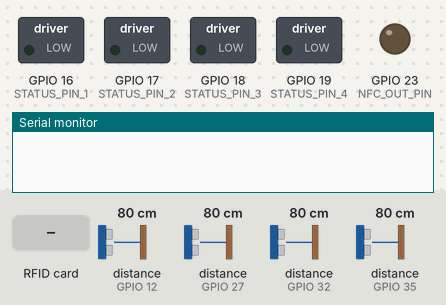
Recording of a sketch running on a simulated ESP32. On the bench: switched loads named in the sketch (green lamp = pin HIGH), output pins drawn as LEDs (lit = HIGH), the last lines printed to the serial monitor. Wiring (inferred from the names in the program): 4 × ultrasonic range finder: trigger GPIO 14, echo GPIO 12 / trigger GPIO 25, echo GPIO 35 / trigger GPIO 26, echo GPIO 27 / trigger GPIO 33, echo GPIO 32. The inputs (shaded band) are chosen by the test bench; at power-on: distance to the obstacle (sensors on GPIO 12, GPIO 27, GPIO 32, GPIO 35) 80 cm. The echo pulse lasts 58.3 µs per cm; EEPROM starts erased; pins used as bus, display or sensor lines are not drawn.

Above: at 0.0 s.
At 1.4 s:
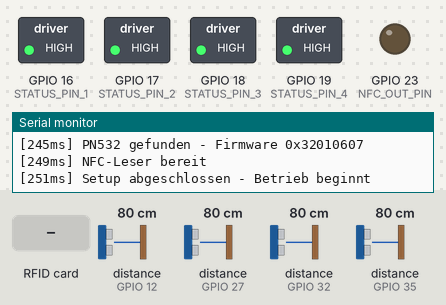
1.5 s: RFID card 5E 7A 19 C4 held to the reader
At 2.7 s:
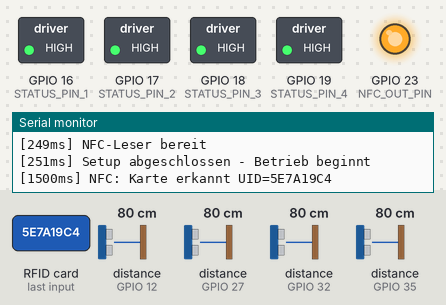
Timing chart, 0 to 5.0 s (numbered marks = the images above; inputs shaded):
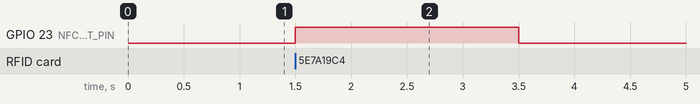

The sketch:

VendingMachine.ino
```cpp
// =============================================================
//  snackomat.ino - ESP32 Snackautomat
//  Projekt: Swiity Gruppe C (Berufsschul-Projekt)
//
//  Kommunikation zur PLC: 5 direkte Digitalleitungen
//   GPIO16-19 -> PLC DI: Fach-Status (HIGH=VOLL, LOW=LEER)
//   GPIO23    -> PLC DI: NFC erkannt (~2s HIGH-Puls bei beliebiger Karte)
//
//  Flow im loop():
//   1. NfcReader  -> Karte erkennen, NFC_OUT_PIN setzen
//   2. FachManager -> Sensoren messen, STATUS_PIN_x setzen
//   3. Watchdog zuruecksetzen
// =============================================================

#include <Arduino.h>
#include <esp_task_wdt.h>

#include "config.h"
#include "hcsr04_sensor.h"
#include "preferences_manager.h"
#include "fach_manager.h"
#include "nfc_reader.h"

PreferencesManager prefsManager;
FachManager        fachManager;
NfcReader          nfcReader;

void setup() {
    Serial.begin(DEBUG_BAUDRATE);
    delay(200);

    Serial.println();
    Serial.println("================================================");
    Serial.println("  Snackomat ESP32-Firmware (Swiity Gruppe C)");
    Serial.println("  Build: " __DATE__ " " __TIME__);
    Serial.println("================================================");

    // Watchdog aktivieren -> falls loop() haengt, Reboot
    esp_task_wdt_init(WATCHDOG_TIMEOUT_S, true);
    esp_task_wdt_add(NULL);

    prefsManager.begin();
    fachManager.begin(&prefsManager);
    nfcReader.begin();

    DBG("Setup abgeschlossen - Betrieb beginnt");
}

void loop() {
    nfcReader.update();
    fachManager.update();
    esp_task_wdt_reset();
}
```

fach_manager.cpp
```cpp
// =============================================================
//  FachManager - Implementation
// =============================================================
#include "fach_manager.h"
#include "preferences_manager.h"

static const uint8_t STATUS_PINS[ANZAHL_FAECHER] = {
    STATUS_PIN_1, STATUS_PIN_2, STATUS_PIN_3, STATUS_PIN_4
};

FachManager* FachManager::singleton = nullptr;

FachManager::FachManager()
    : aktuellerSensor(0), letzteMessung(0), prefs(nullptr) {
    for (int i = 0; i < ANZAHL_FAECHER; i++) {
        sensoren[i]          = nullptr;
        letzterLeerStatus[i] = false;
    }
}

void FachManager::begin(PreferencesManager* prefsRef) {
    singleton = this;
    prefs     = prefsRef;

    sensoren[0] = new HCSR04Sensor(1, TRIG_FACH_1, ECHO_FACH_1);
    sensoren[1] = new HCSR04Sensor(2, TRIG_FACH_2, ECHO_FACH_2);
    sensoren[2] = new HCSR04Sensor(3, TRIG_FACH_3, ECHO_FACH_3);
    sensoren[3] = new HCSR04Sensor(4, TRIG_FACH_4, ECHO_FACH_4);

    for (int i = 0; i < ANZAHL_FAECHER; i++) {
        sensoren[i]->begin();

        float ref = prefs ? prefs->ladeKalibrierung(i + 1) : -1.0f;
        if (ref > 0) sensoren[i]->setReferenz(ref);

        letzterLeerStatus[i] = prefs ? prefs->ladeBestandStatus(i + 1) : false;

        // Status-Ausgang initialisieren
        pinMode(STATUS_PINS[i], OUTPUT);
        digitalWrite(STATUS_PINS[i], letzterLeerStatus[i] ? LOW : HIGH);
    }
    DBG("FachManager initialisiert");
}

void FachManager::update() {
    updateSensoren();
}

// Round-Robin: pro Intervall misst nur EIN Sensor.
void FachManager::updateSensoren() {
    if ((millis() - letzteMessung) < SENSOR_INTERVALL_MS) return;
    letzteMessung = millis();

    if (!sensoren[aktuellerSensor]) {
        aktuellerSensor = (aktuellerSensor + 1) % ANZAHL_FAECHER;
        return;
    }

    float mm = sensoren[aktuellerSensor]->messen();
    if (mm > 0) {
        pruefeStatusAenderung(aktuellerSensor + 1);
    }

    aktuellerSensor = (aktuellerSensor + 1) % ANZAHL_FAECHER;
}

void FachManager::pruefeStatusAenderung(int fach) {
    int  idx      = fach - 1;
    bool leerJetzt = sensoren[idx]->istLeer();
    if (leerJetzt != letzterLeerStatus[idx]) {
        letzterLeerStatus[idx] = leerJetzt;
        if (prefs) prefs->speichereBestandStatus(fach, leerJetzt);
        digitalWrite(STATUS_PINS[idx], leerJetzt ? LOW : HIGH);
        DBGF("Fach %d: %s\n", fach, leerJetzt ? "LEER" : "VOLL");
    }
}

void FachManager::kalibriereFach(int fach) {
    if (fach < 1 || fach > ANZAHL_FAECHER) return;
    sensoren[fach - 1]->kalibrieren();
    float ref = sensoren[fach - 1]->getReferenz();
    if (prefs && ref > 0) prefs->speichereKalibrierung(fach, ref);
    letzterLeerStatus[fach - 1] = false;
    if (prefs) prefs->speichereBestandStatus(fach, false);
    digitalWrite(STATUS_PINS[fach - 1], HIGH);
    DBGF("Fach %d kalibriert\n", fach);
}

bool FachManager::istLeer(int fach) {
    if (fach < 1 || fach > ANZAHL_FAECHER) return false;
    return sensoren[fach - 1]->istLeer();
}
```

fach_manager.h
```cpp
// =============================================================
//  FachManager - Verwaltet alle 4 Faecher (Sensoren + GPIO-Ausgaenge)
//  Setzt STATUS_PIN_1..4 HIGH (VOLL) oder LOW (LEER) je nach Messung.
// =============================================================
#ifndef FACH_MANAGER_H
#define FACH_MANAGER_H

#include <Arduino.h>
#include "hcsr04_sensor.h"
#include "config.h"

class PreferencesManager;

class FachManager {
public:
    FachManager();

    void begin(PreferencesManager* prefs);
    void update();

    void kalibriereFach(int fach);
    bool istLeer(int fach);

private:
    void updateSensoren();
    void pruefeStatusAenderung(int fach);

    HCSR04Sensor* sensoren[ANZAHL_FAECHER];
    bool          letzterLeerStatus[ANZAHL_FAECHER];

    int           aktuellerSensor;
    unsigned long letzteMessung;

    static FachManager* singleton;
    PreferencesManager* prefs;
};

#endif
```

hcsr04_sensor.cpp
```cpp
// =============================================================
//  HCSR04Sensor - Implementation
// =============================================================
#include "hcsr04_sensor.h"
#include "config.h"

HCSR04Sensor::HCSR04Sensor(int fachNr, int trigPin, int echoPin)
    : fachNr(fachNr),
      trigPin(trigPin),
      echoPin(echoPin),
      letzterAbstand(-1.0f),
      referenzAbstand(-1.0f) {
}

void HCSR04Sensor::begin() {
    pinMode(trigPin, OUTPUT);
    pinMode(echoPin, INPUT);
    digitalWrite(trigPin, LOW);
    DBGF("Sensor Fach %d initialisiert (TRIG=%d, ECHO=%d)\n",
         fachNr, trigPin, echoPin);
}

// Eine einzelne Messung per pulseIn()
// Ablauf:
//   1. Trigger-Pin kurz (10 µs) auf HIGH
//   2. Echo-Pin misst die Dauer des HIGH-Impulses
//   3. Distanz = Dauer * Schallgeschwindigkeit / 2 (Hin + Rück)
float HCSR04Sensor::messeEinzeln() {
    // Trigger-Impuls (10 µs HIGH)
    digitalWrite(trigPin, LOW);
    delayMicroseconds(2);
    digitalWrite(trigPin, HIGH);
    delayMicroseconds(10);
    digitalWrite(trigPin, LOW);

    // Echo-Dauer messen, max. HCSR04_TIMEOUT_US warten
    unsigned long dauerUs = pulseIn(echoPin, HIGH, HCSR04_TIMEOUT_US);

    if (dauerUs == 0) {
        // Timeout -> nichts in Reichweite oder Fehler
        return -1.0f;
    }

    // Umrechnung in Millimeter
    float distanzMm = (dauerUs * SCHALL_MM_PRO_US) / 2.0f;
    return distanzMm;
}

// Hilfsfunktion: Median aus 3 Werten
static float median3(float a, float b, float c) {
    if ((a >= b && a <= c) || (a <= b && a >= c)) return a;
    if ((b >= a && b <= c) || (b <= a && b >= c)) return b;
    return c;
}

// Median aus 3 Messungen -> robust gegen Ausreißer
float HCSR04Sensor::messen() {
    float m1 = messeEinzeln();
    delay(15);  // Kurze Pause, damit sich Echo-Signale nicht überlagern
    float m2 = messeEinzeln();
    delay(15);
    float m3 = messeEinzeln();

    // Fehlerwerte (-1) durch Nachbarn ersetzen (best effort)
    if (m1 < 0 && m2 >= 0) m1 = m2;
    if (m3 < 0 && m2 >= 0) m3 = m2;
    if (m2 < 0 && m1 >= 0) m2 = m1;

    // Wenn alle Messungen fehlgeschlagen sind
    if (m1 < 0 && m2 < 0 && m3 < 0) {
        letzterAbstand = -1.0f;
        return -1.0f;
    }

    float ergebnis = median3(m1, m2, m3);
    letzterAbstand = ergebnis;
    return ergebnis;
}

void HCSR04Sensor::kalibrieren() {
    float gemessen = messen();
    if (gemessen > 0) {
        referenzAbstand = gemessen;
        DBGF("Sensor Fach %d kalibriert: %.1f mm\n", fachNr, referenzAbstand);
    } else {
        DBGF("Sensor Fach %d: Kalibrierung fehlgeschlagen (Timeout)\n", fachNr);
    }
}

bool HCSR04Sensor::istLeer() {
    // Ohne Kalibrierung kann kein LEER-Status bestimmt werden
    if (referenzAbstand < 0 || letzterAbstand < 0) {
        return false;
    }
    // LEER = aktueller Abstand deutlich größer als Referenz
    return (letzterAbstand > (referenzAbstand + LEER_SCHWELLE_MM));
}
```

hcsr04_sensor.h
```cpp
// =============================================================
//  HCSR04Sensor - Klasse für einen HC-SR04 Ultraschall-Sensor
//  Misst den Abstand zur Oberseite des Produktstapels.
// =============================================================
#ifndef HCSR04_SENSOR_H
#define HCSR04_SENSOR_H

#include <Arduino.h>

class HCSR04Sensor {
public:
    // Konstruktor: Fach-Nr (1..4), Trigger-Pin, Echo-Pin
    HCSR04Sensor(int fachNr, int trigPin, int echoPin);

    // Initialisiert die Pins (im setup() aufrufen)
    void begin();

    // Führt eine einzelne Messung aus (Abstand in mm).
    // Rückgabe -1.0f = Timeout / Fehler
    float messeEinzeln();

    // Führt 3 Messungen durch und liefert den Median in mm
    float messen();

    // Speichert den aktuellen Abstand als "VOLL"-Referenz
    void kalibrieren();

    // true, wenn aktueller Abstand > Referenz + LEER_SCHWELLE_MM
    bool istLeer();

    // Letzter gemessener Abstand in mm
    float getAbstand() const { return letzterAbstand; }

    // Referenzwert (kalibriert) in mm
    float getReferenz() const { return referenzAbstand; }

    // Referenzwert extern setzen (z.B. aus NVS laden)
    void setReferenz(float ref) { referenzAbstand = ref; }

    // Fach-Nummer (1..4)
    int getFachNr() const { return fachNr; }

private:
    int fachNr;
    int trigPin;
    int echoPin;
    float letzterAbstand;    // in mm
    float referenzAbstand;   // in mm (Kalibrierwert)
};

#endif // HCSR04_SENSOR_H
```

nfc_reader.cpp
```cpp
// =============================================================
//  NfcReader - Implementation (PN532 I2C)
//  Jede erkannte Karte (beliebige UID) setzt NFC_OUT_PIN fuer
//  NFC_OUT_DAUER_MS auf HIGH -> SPS wertet das als Kartenbestaetigung.
// =============================================================
#include "nfc_reader.h"
#include "config.h"

NfcReader::NfcReader()
    : pn532(nullptr),
      letztesPolling(0),
      nfcAusgebenBisMs(0),
      hwBereit(false) {}

void NfcReader::begin() {
    Wire.begin(PN532_SDA_PIN, PN532_SCL_PIN);

    pn532 = new Adafruit_PN532(PN532_IRQ_PIN, PN532_RST_PIN, &Wire);
    pn532->begin();

    uint32_t version = pn532->getFirmwareVersion();
    if (!version) {
        DBG("PN532 nicht gefunden! Verdrahtung pruefen.");
        hwBereit = false;
        return;
    }
    DBGF("PN532 gefunden - Firmware 0x%08X\n", version);

    pn532->SAMConfig();
    hwBereit = true;

    pinMode(NFC_OUT_PIN, OUTPUT);
    digitalWrite(NFC_OUT_PIN, LOW);
    DBG("NFC-Leser bereit");
}

void NfcReader::update() {
    if (!hwBereit) return;

    // NFC_OUT_PIN automatisch zuruecksetzen nach NFC_OUT_DAUER_MS
    if (digitalRead(NFC_OUT_PIN) == HIGH && millis() >= nfcAusgebenBisMs) {
        digitalWrite(NFC_OUT_PIN, LOW);
    }

    if ((millis() - letztesPolling) < NFC_POLL_INTERVALL_MS) return;
    letztesPolling = millis();

    uint8_t uidBuf[7];
    uint8_t uidLen = 0;

    bool gefunden = pn532->readPassiveTargetID(
        PN532_MIFARE_ISO14443A, uidBuf, &uidLen, 50);

    if (!gefunden) return;

    letzteUid = uidToHex(uidBuf, uidLen);
    DBGF("NFC: Karte erkannt UID=%s\n", letzteUid.c_str());

    digitalWrite(NFC_OUT_PIN, HIGH);
    nfcAusgebenBisMs = millis() + NFC_OUT_DAUER_MS;
}

String NfcReader::uidToHex(const uint8_t* uid, uint8_t length) {
    String result = "";
    for (int i = 0; i < length; i++) {
        if (uid[i] < 0x10) result += "0";
        result += String(uid[i], HEX);
    }
    result.toUpperCase();
    return result;
}
```

nfc_reader.h
```cpp
// =============================================================
//  NfcReader - PN532 NFC-Leser ueber I2C
//  Setzt NFC_OUT_PIN fuer ~2s HIGH wenn eine beliebige Karte
//  erkannt wird. Keine Whitelist-Pruefung.
// =============================================================
#ifndef NFC_READER_H
#define NFC_READER_H

#include <Arduino.h>
#include <Wire.h>
#include <Adafruit_PN532.h>

class NfcReader {
public:
    NfcReader();

    void begin();
    void update();

    static String uidToHex(const uint8_t* uid, uint8_t length);
    String getLetzteUid() const { return letzteUid; }

private:
    Adafruit_PN532* pn532;
    unsigned long   letztesPolling;
    unsigned long   nfcAusgebenBisMs;
    String          letzteUid;
    bool            hwBereit;
};

#endif
```

preferences_manager.cpp
```cpp
// =============================================================
//  PreferencesManager - Implementation
// =============================================================
#include "preferences_manager.h"
#include "config.h"

PreferencesManager::PreferencesManager() : geoeffnet(false) {}

void PreferencesManager::begin() {
    // NVS im Read/Write-Modus oeffnen
    geoeffnet = prefs.begin(NVS_NAMESPACE, false);
    if (geoeffnet) {
        DBG("NVS geoeffnet (Namespace: " NVS_NAMESPACE ")");
    } else {
        DBG("NVS FEHLER - Werte werden nicht persistiert!");
    }
}

float PreferencesManager::ladeKalibrierung(int fach) {
    if (!geoeffnet) return -1.0f;
    String key = "ref" + String(fach);
    float wert = prefs.getFloat(key.c_str(), -1.0f);
    DBGF("NVS lese %s = %.1f\n", key.c_str(), wert);
    return wert;
}

void PreferencesManager::speichereKalibrierung(int fach, float wertMm) {
    if (!geoeffnet) return;
    String key = "ref" + String(fach);
    prefs.putFloat(key.c_str(), wertMm);
    DBGF("NVS schreibe %s = %.1f mm\n", key.c_str(), wertMm);
}

bool PreferencesManager::ladeBestandStatus(int fach) {
    if (!geoeffnet) return false;
    String key = "leer" + String(fach);
    return prefs.getBool(key.c_str(), false);
}

void PreferencesManager::speichereBestandStatus(int fach, bool leer) {
    if (!geoeffnet) return;
    String key = "leer" + String(fach);
    prefs.putBool(key.c_str(), leer);
}

void PreferencesManager::loescheAlles() {
    if (!geoeffnet) return;
    prefs.clear();
    DBG("NVS gelöscht");
}
```

preferences_manager.h
```cpp
// =============================================================
//  PreferencesManager - Persistenter Speicher im ESP32-NVS
//  Speichert: Kalibrier-Referenzwerte und LEER/VOLL-Status pro Fach.
// =============================================================
#ifndef PREFERENCES_MANAGER_H
#define PREFERENCES_MANAGER_H

#include <Arduino.h>
#include <Preferences.h>

class PreferencesManager {
public:
    PreferencesManager();

    // NVS oeffnen (im setup() aufrufen)
    void begin();

    // Kalibrier-Referenzwerte (mm) laden/speichern
    float ladeKalibrierung(int fach);                 // liefert -1.0f wenn nicht gesetzt
    void  speichereKalibrierung(int fach, float wertMm);

    // LEER/VOLL-Status laden/speichern (fuer Restore nach Reboot)
    bool  ladeBestandStatus(int fach);                // default false = VOLL
    void  speichereBestandStatus(int fach, bool leer);

    // Alle Werte verwerfen (Factory-Reset)
    void loescheAlles();

private:
    Preferences prefs;
    bool geoeffnet;
};

#endif
```

config.h
```cpp
// =============================================================
//  Snackomat - Zentrale Konfigurationsdatei
//  Hardware: ESP32 + 4x HC-SR04 + PN532 NFC
//  ESP32 = reiner Sensor-/NFC-Knoten. Motorsteuerung = SPS.
//  Kommunikation: 5 direkte Digitalleitungen zur B&R X20 SPS
//   GPIO16-19 -> SPS DI: Fach-Status (HIGH=VOLL, LOW=LEER)
//   GPIO23    -> SPS DI: NFC erkannt (~2s HIGH-Puls)
// =============================================================
#ifndef CONFIG_H
#define CONFIG_H

#include <Arduino.h>

// --- Debug-Ausgabe ---
#define DEBUG_MODUS     1
#define DEBUG_BAUDRATE  115200

// --- Anzahl der Faecher ---
#define ANZAHL_FAECHER  4

// =============================================================
//  PIN-BELEGUNG
// =============================================================

// HC-SR04 Ultraschall-Sensoren (Trigger = Output, Echo = Input)
#define TRIG_FACH_1  26
#define ECHO_FACH_1  27
#define TRIG_FACH_2  14
#define ECHO_FACH_2  12
#define TRIG_FACH_3  33
#define ECHO_FACH_3  32
#define TRIG_FACH_4  25
#define ECHO_FACH_4  35   // GPIO35 ist nur Input -> fuer Echo OK

// Fach-Status Ausgaenge -> SPS Digitaleingaenge
// HIGH = VOLL (Produkt vorhanden), LOW = LEER (Produkt fehlt)
#define STATUS_PIN_1  16
#define STATUS_PIN_2  17
#define STATUS_PIN_3  18
#define STATUS_PIN_4  19

// PN532 NFC-Leser (I2C)
#define PN532_SDA_PIN    21
#define PN532_SCL_PIN    22
#define PN532_IRQ_PIN    13
#define PN532_RST_PIN    15

// NFC-Erkennungs-Ausgang -> SPS Digitaleingang
// HIGH (~2s) wenn eine beliebige Karte erkannt wurde
#define NFC_OUT_PIN  23

// =============================================================
//  ZEIT- UND SCHWELLWERT-KONSTANTEN
// =============================================================
#define LEER_SCHWELLE_MM      50      // Abstand > Ref+50mm -> LEER
#define HCSR04_TIMEOUT_US     30000   // Max. 30ms auf Echo warten
#define SENSOR_INTERVALL_MS   250     // Ein Sensor alle 250ms (Round-Robin)
#define NFC_POLL_INTERVALL_MS 500     // NFC-Polling alle 500ms
#define NFC_OUT_DAUER_MS      2000    // NFC_OUT_PIN bleibt 2s HIGH

// Schallgeschwindigkeit in mm/us bei 20 °C
#define SCHALL_MM_PRO_US      0.343f

// Watchdog-Timeout (Sekunden)
#define WATCHDOG_TIMEOUT_S    10

// =============================================================
//  NVS (Preferences) Namespace
// =============================================================
#define NVS_NAMESPACE  "snackomat"

// =============================================================
//  DEBUG-MAKROS (mit Zeitstempel)
// =============================================================
#if DEBUG_MODUS
  #define DBG(x)    do { Serial.print("["); Serial.print(millis()); Serial.print("ms] "); Serial.println(x); } while(0)
  #define DBGF(...) do { Serial.print("["); Serial.print(millis()); Serial.print("ms] "); Serial.printf(__VA_ARGS__); } while(0)
#else
  #define DBG(x)
  #define DBGF(...)
#endif

#endif // CONFIG_H
```

Measured:
- after the input at 1.5 s, GPIO 23 (NFC_OUT_PIN): LOW → HIGH at once, → LOW 2.0 s later
